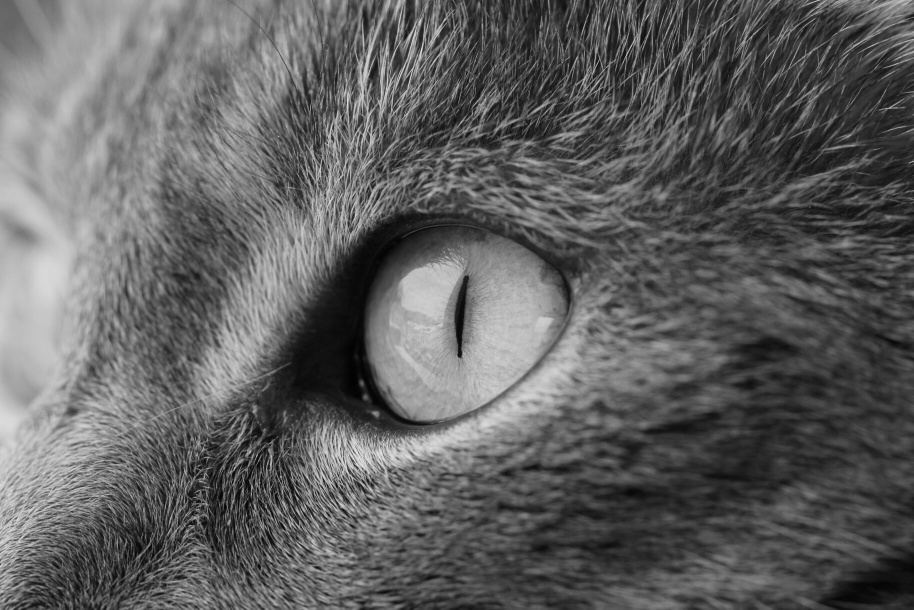
#> input picture assets/Grayscale_Cat.jpg, 914 x 610 px, found by its file name
$ python __main__.py
#> lines starting #> are read from the running program, lines starting #| are printed output that depends on the picture; after the words box and inside, x2 and y2 are one past the last pixel; in counts of white or black regions, pixels touching at a corner belong together
### image_processing/constants.py
import cv2

img = cv2.imread("assets/Grayscale_Cat.jpg", 0)
#> img is the input picture: shape (610, 914); min 1, max 230, mean 96.2

### image_processing/resize.py
import cv2

from .constants import img


def resize():
    scaling_factor = 0.5
    width = int(img.shape[1] * scaling_factor)
#> width = 457
    height = int(img.shape[0] * scaling_factor)
#> height = 305
    new_dim = (width, height)
#> new_dim = (457, 305)
    resized_img = cv2.resize(img, new_dim, interpolation=cv2.INTER_AREA)
    cv2.imshow("resized image", resized_img)

### image_processing/change_brightness.py
import cv2
import numpy as np

from .constants import img


def change_brightness():
    formula = 0.75 * img + 80
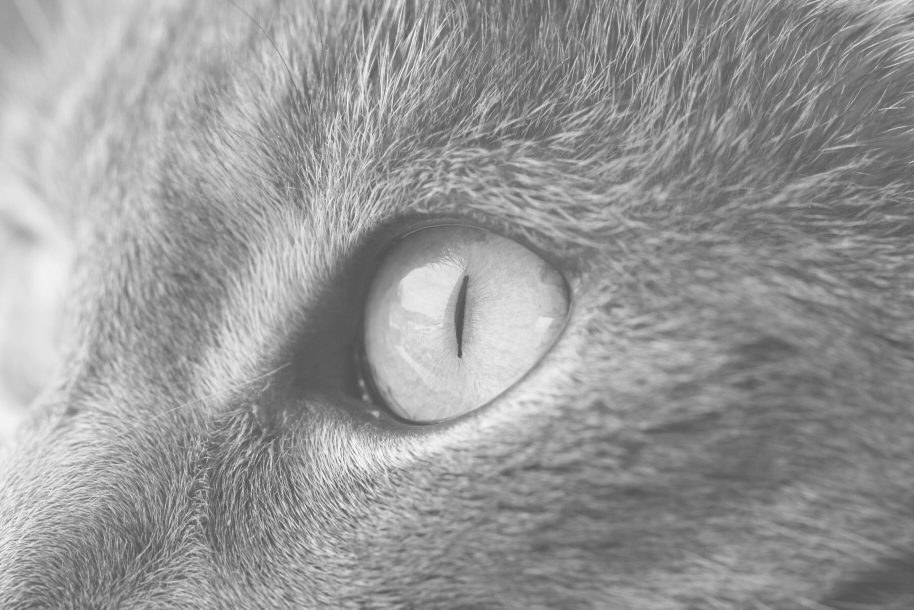
#> formula: shape (610, 914) float64; min 80.75, max 252.5, mean 152.1
    processed_img = np.clip(formula, 0, 255).astype(np.uint8)
    cv2.imshow("processed image", processed_img)

### image_processing/histogram_equalization.py
import cv2
import matplotlib.pyplot as plt

from .constants import img


def histogram_equalization():
    cv2.calcHist([img], [0], None, [256], [0, 256])

    plt.hist(img.ravel(), 256, [0, 256])
    plt.title("image histogram")
    plt.xlabel("intensity")
    plt.ylabel("frequency")
    plt.show()
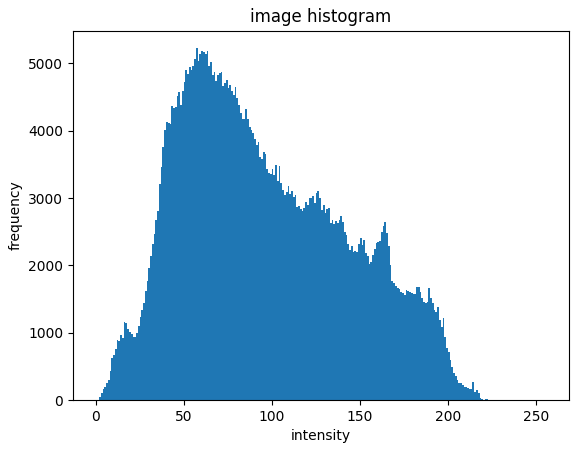
#> figure drawn by matplotlib, 1 panel; tallest bar 5225 high, from x = 57 to 58

    eq_histogram = cv2.equalizeHist(img)
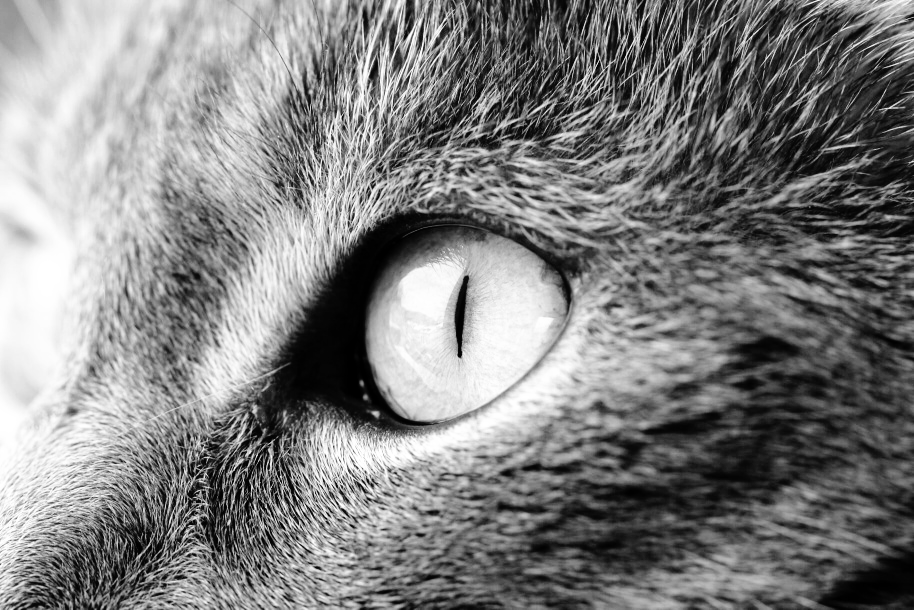
#> eq_histogram: shape (610, 914); min 0, max 255, mean 128.3

    plt.hist(eq_histogram.ravel(), 256, [0, 256])
    plt.title("equalized histogram")
    plt.xlabel("intensity")
    plt.ylabel("frequency")
    plt.show()
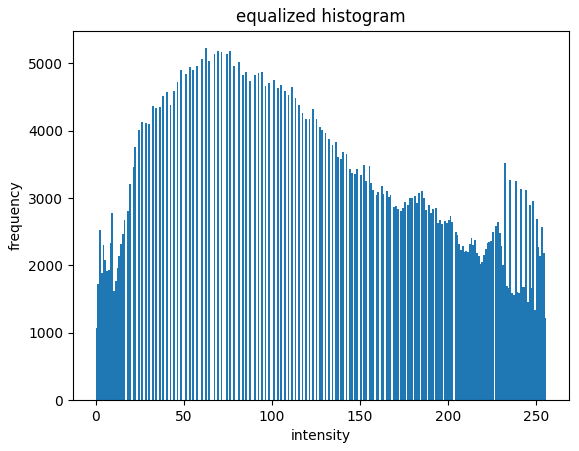
#> figure drawn by matplotlib, 1 panel; tallest bar 5225 high, from x = 62 to 63

    cv2.imshow("equalized image", eq_histogram)

### image_processing/image_thresholding.py
import cv2
import matplotlib.pyplot as plt

from .constants import img


def image_thresholding():
    ret, thresh = cv2.threshold(img, 127, 255, cv2.THRESH_BINARY)
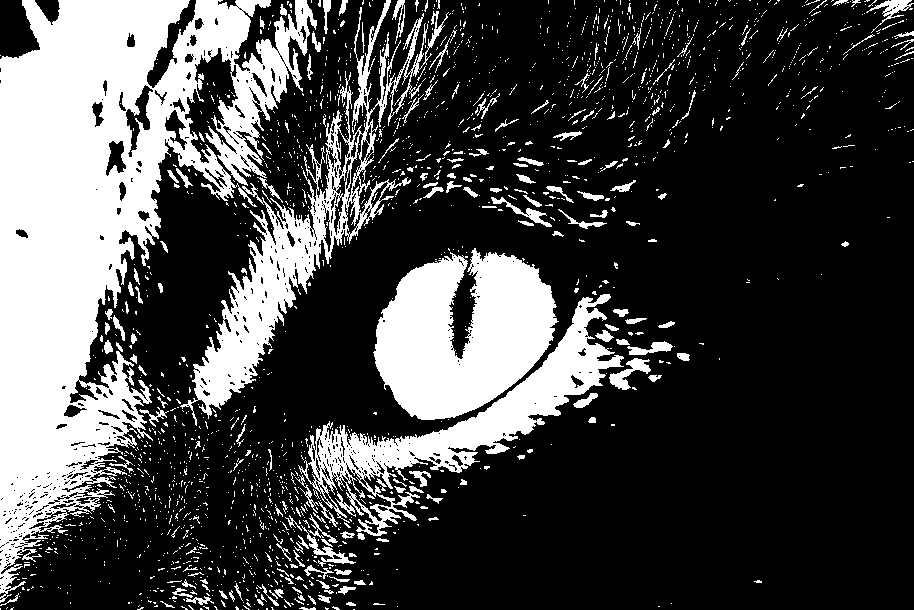
#> thresh: shape (610, 914); 27% white; 1935 white regions (1742 under 20 px), largest, box (x1, y1, x2, y2) and area: (0, 0, 317, 603) 79933, (373, 248, 559, 420) 21215, (180, 0, 449, 426) 16835

    plt.hist(thresh.ravel(), 256, [0, 256])
    plt.title("binarized histogram")
    plt.xlabel("intensity")
    plt.ylabel("frequency")
    plt.show()
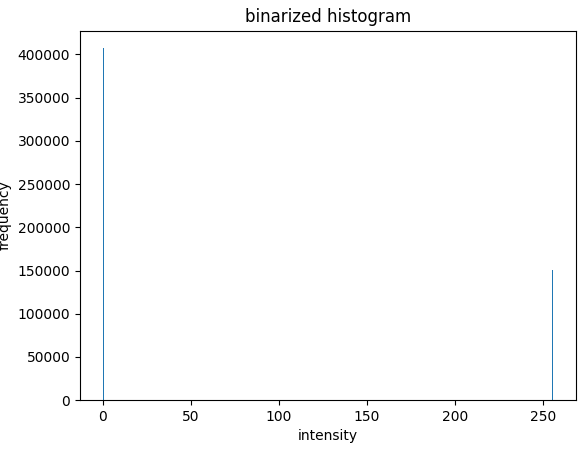
#> figure drawn by matplotlib, 1 panel; tallest bar 407108 high, from x = 0 to 1

    cv2.imshow("binarized image", thresh)

### image_processing/__init__.py
import cv2

from image_processing.change_brightness import change_brightness
from image_processing.display import display
from image_processing.histogram_equalization import histogram_equalization
from image_processing.image_thresholding import image_thresholding
from image_processing.resize import resize


def main():
    display()
    resize()
    change_brightness()
    histogram_equalization()
    image_thresholding()

    cv2.waitKey(0)
    cv2.destroyAllWindows()


__all__ = ["main", "change_brightness", "display", "resize"]

### image_processing/display.py
import cv2


def display():
    img = cv2.imread("assets/Grayscale_Cat.jpg", 0)
    cv2.imshow("image", img)
    cv2.waitKey(0)
    cv2.destroyAllWindows()

### image_processing/__main__.py
import sys

import image_processing

if __name__ == "__main__":
    try:
        image_processing.main()
    except KeyboardInterrupt:
        sys.exit(0)
